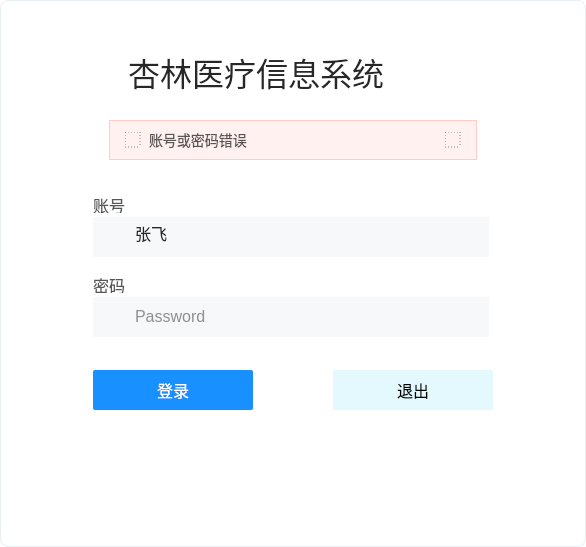
<?xml version="1.0" encoding="UTF-8"?>
<ui version="4.0">
 <class>LoginPage</class>
 <widget class="QWidget" name="LoginPage">
  <property name="geometry">
   <rect>
    <x>0</x>
    <y>0</y>
    <width>586</width>
    <height>547</height>
   </rect>
  </property>
  <property name="minimumSize">
   <size>
    <width>0</width>
    <height>0</height>
   </size>
  </property>
  <property name="windowTitle">
   <string>Form</string>
  </property>
  <property name="styleSheet">
   <string notr="true">#LoginPage
{
background:#FFFFFF;
border-radius:8px;
border-bottom-left-radius:8px;
border-bottom-right-radius:8px;
border:1px solid #E9EEF5;
	border-image: url(:/icons/images/background.jpg);
}
</string>
  </property>
  <layout class="QVBoxLayout" name="verticalLayout_7">
   <property name="spacing">
    <number>24</number>
   </property>
   <property name="leftMargin">
    <number>84</number>
   </property>
   <property name="topMargin">
    <number>0</number>
   </property>
   <property name="rightMargin">
    <number>84</number>
   </property>
   <property name="bottomMargin">
    <number>48</number>
   </property>
   <item>
    <layout class="QVBoxLayout" name="verticalLayout_6">
     <property name="spacing">
      <number>0</number>
     </property>
     <item>
      <widget class="QWidget" name="widget_title" native="true">
       <property name="minimumSize">
        <size>
         <width>0</width>
         <height>48</height>
        </size>
       </property>
      </widget>
     </item>
     <item>
      <widget class="QWidget" name="widget" native="true">
       <property name="sizePolicy">
        <sizepolicy hsizetype="Fixed" vsizetype="Fixed">
         <horstretch>0</horstretch>
         <verstretch>0</verstretch>
        </sizepolicy>
       </property>
       <layout class="QHBoxLayout" name="horizontalLayout">
        <property name="topMargin">
         <number>0</number>
        </property>
        <property name="bottomMargin">
         <number>0</number>
        </property>
        <item>
         <spacer name="horizontalSpacer">
          <property name="orientation">
           <enum>Qt::Horizontal</enum>
          </property>
          <property name="sizeHint" stdset="0">
           <size>
            <width>35</width>
            <height>20</height>
           </size>
          </property>
         </spacer>
        </item>
        <item>
         <widget class="QLabel" name="label">
          <property name="styleSheet">
           <string notr="true">font-size:32px;
font-weight:normal;
color:rgba(0,0,0,0.85);</string>
          </property>
          <property name="text">
           <string>杏林医疗信息系统</string>
          </property>
         </widget>
        </item>
        <item>
         <spacer name="horizontalSpacer_2">
          <property name="orientation">
           <enum>Qt::Horizontal</enum>
          </property>
          <property name="sizeHint" stdset="0">
           <size>
            <width>9</width>
            <height>20</height>
           </size>
          </property>
         </spacer>
        </item>
       </layout>
      </widget>
     </item>
    </layout>
   </item>
   <item>
    <widget class="QWidget" name="widget_2" native="true">
     <layout class="QHBoxLayout" name="horizontalLayout_6">
      <property name="spacing">
       <number>0</number>
      </property>
      <property name="leftMargin">
       <number>0</number>
      </property>
      <property name="topMargin">
       <number>0</number>
      </property>
      <property name="rightMargin">
       <number>0</number>
      </property>
      <property name="bottomMargin">
       <number>0</number>
      </property>
      <item>
       <layout class="QHBoxLayout" name="horizontalLayout_5">
        <property name="spacing">
         <number>0</number>
        </property>
        <item>
         <widget class="QWidget" name="widget_error_hint" native="true">
          <property name="minimumSize">
           <size>
            <width>368</width>
            <height>40</height>
           </size>
          </property>
          <property name="maximumSize">
           <size>
            <width>368</width>
            <height>40</height>
           </size>
          </property>
          <property name="styleSheet">
           <string notr="true">background:#FFF1F0;
border: 1px solid #FFCCC7;</string>
          </property>
          <layout class="QHBoxLayout" name="horizontalLayout_2" stretch="0,1,0">
           <property name="spacing">
            <number>8</number>
           </property>
           <property name="leftMargin">
            <number>16</number>
           </property>
           <property name="rightMargin">
            <number>16</number>
           </property>
           <item>
            <widget class="QLabel" name="label_account_error_left">
             <property name="sizePolicy">
              <sizepolicy hsizetype="Fixed" vsizetype="Fixed">
               <horstretch>0</horstretch>
               <verstretch>0</verstretch>
              </sizepolicy>
             </property>
             <property name="minimumSize">
              <size>
               <width>16</width>
               <height>16</height>
              </size>
             </property>
             <property name="maximumSize">
              <size>
               <width>16</width>
               <height>16</height>
              </size>
             </property>
             <property name="styleSheet">
              <string notr="true">border:1px dashed rgba(0, 0, 0, 0.45);
border-image: url(:/icons/images/icon_error.png);</string>
             </property>
             <property name="text">
              <string/>
             </property>
             <property name="pixmap">
              <pixmap>../../res/images/login_account_error_left.png</pixmap>
             </property>
             <property name="scaledContents">
              <bool>true</bool>
             </property>
            </widget>
           </item>
           <item>
            <widget class="QLabel" name="label_info">
             <property name="styleSheet">
              <string notr="true">font-weight: normal;
color: rgba(0,0,0,0.65);
font-size:14px;
border:none;</string>
             </property>
             <property name="text">
              <string>账号或密码错误</string>
             </property>
            </widget>
           </item>
           <item>
            <widget class="QPushButton" name="btn_account_error_right">
             <property name="minimumSize">
              <size>
               <width>16</width>
               <height>16</height>
              </size>
             </property>
             <property name="maximumSize">
              <size>
               <width>16</width>
               <height>16</height>
              </size>
             </property>
             <property name="styleSheet">
              <string notr="true">border-image: url(:/icons/images/login_account_error_right.png);
border:1px dashed rgba(0, 0, 0, 0.45);</string>
             </property>
             <property name="text">
              <string/>
             </property>
             <property name="iconSize">
              <size>
               <width>16</width>
               <height>15</height>
              </size>
             </property>
            </widget>
           </item>
          </layout>
         </widget>
        </item>
       </layout>
      </item>
     </layout>
    </widget>
   </item>
   <item>
    <widget class="QWidget" name="widget_4" native="true">
     <layout class="QVBoxLayout" name="verticalLayout_5">
      <property name="spacing">
       <number>0</number>
      </property>
      <item>
       <layout class="QVBoxLayout" name="verticalLayout_3">
        <property name="spacing">
         <number>16</number>
        </property>
        <property name="sizeConstraint">
         <enum>QLayout::SetDefaultConstraint</enum>
        </property>
        <item>
         <layout class="QVBoxLayout" name="verticalLayout">
          <property name="spacing">
           <number>4</number>
          </property>
          <item>
           <widget class="QLabel" name="label_6">
            <property name="minimumSize">
             <size>
              <width>0</width>
              <height>20</height>
             </size>
            </property>
            <property name="styleSheet">
             <string notr="true">font-size: 16px;
font-weight: normal;
color: #565757;</string>
            </property>
            <property name="text">
             <string>账号</string>
            </property>
            <property name="alignment">
             <set>Qt::AlignLeading|Qt::AlignLeft|Qt::AlignTop</set>
            </property>
           </widget>
          </item>
          <item>
           <widget class="QWidget" name="widget_user" native="true">
            <property name="sizePolicy">
             <sizepolicy hsizetype="Fixed" vsizetype="Fixed">
              <horstretch>0</horstretch>
              <verstretch>0</verstretch>
             </sizepolicy>
            </property>
            <property name="minimumSize">
             <size>
              <width>396</width>
              <height>40</height>
             </size>
            </property>
            <property name="styleSheet">
             <string notr="true">background: #F7F8FA;</string>
            </property>
            <layout class="QHBoxLayout" name="horizontalLayout_3" stretch="0,1">
             <property name="spacing">
              <number>8</number>
             </property>
             <property name="leftMargin">
              <number>16</number>
             </property>
             <property name="topMargin">
              <number>8</number>
             </property>
             <property name="rightMargin">
              <number>16</number>
             </property>
             <property name="bottomMargin">
              <number>8</number>
             </property>
             <item>
              <widget class="QLabel" name="label_5">
               <property name="sizePolicy">
                <sizepolicy hsizetype="Fixed" vsizetype="Fixed">
                 <horstretch>0</horstretch>
                 <verstretch>0</verstretch>
                </sizepolicy>
               </property>
               <property name="minimumSize">
                <size>
                 <width>16</width>
                 <height>16</height>
                </size>
               </property>
               <property name="styleSheet">
                <string notr="true">border-image: url(:/icons/images/login_user.png);</string>
               </property>
               <property name="text">
                <string/>
               </property>
              </widget>
             </item>
             <item>
              <widget class="QLineEdit" name="lineedit_user">
               <property name="minimumSize">
                <size>
                 <width>0</width>
                 <height>24</height>
                </size>
               </property>
               <property name="styleSheet">
                <string notr="true">font-size: 16px;
font-weight: normal;
color: rgba(0,0,0,0.85);
background:transparent;
border:none;</string>
               </property>
               <property name="text">
                <string>张飞</string>
               </property>
              </widget>
             </item>
            </layout>
           </widget>
          </item>
         </layout>
        </item>
        <item>
         <layout class="QVBoxLayout" name="verticalLayout_2">
          <property name="spacing">
           <number>4</number>
          </property>
          <property name="sizeConstraint">
           <enum>QLayout::SetDefaultConstraint</enum>
          </property>
          <item>
           <widget class="QLabel" name="label_7">
            <property name="minimumSize">
             <size>
              <width>0</width>
              <height>20</height>
             </size>
            </property>
            <property name="styleSheet">
             <string notr="true">font-size: 16px;
font-weight: normal;
color: #565757;</string>
            </property>
            <property name="text">
             <string>密码</string>
            </property>
            <property name="alignment">
             <set>Qt::AlignLeading|Qt::AlignLeft|Qt::AlignTop</set>
            </property>
           </widget>
          </item>
          <item>
           <widget class="QWidget" name="widget_passwd" native="true">
            <property name="sizePolicy">
             <sizepolicy hsizetype="Fixed" vsizetype="Fixed">
              <horstretch>0</horstretch>
              <verstretch>0</verstretch>
             </sizepolicy>
            </property>
            <property name="minimumSize">
             <size>
              <width>396</width>
              <height>40</height>
             </size>
            </property>
            <property name="styleSheet">
             <string notr="true">#widget_passwd
{
background: #F7F8FA;
}
</string>
            </property>
            <layout class="QHBoxLayout" name="horizontalLayout_4" stretch="0,0">
             <property name="spacing">
              <number>8</number>
             </property>
             <property name="leftMargin">
              <number>16</number>
             </property>
             <property name="rightMargin">
              <number>16</number>
             </property>
             <item>
              <widget class="QLabel" name="label_8">
               <property name="sizePolicy">
                <sizepolicy hsizetype="Fixed" vsizetype="Fixed">
                 <horstretch>0</horstretch>
                 <verstretch>0</verstretch>
                </sizepolicy>
               </property>
               <property name="minimumSize">
                <size>
                 <width>16</width>
                 <height>16</height>
                </size>
               </property>
               <property name="styleSheet">
                <string notr="true">border-image: url(:/icons/images/login_passwd.png);</string>
               </property>
               <property name="text">
                <string/>
               </property>
              </widget>
             </item>
             <item>
              <widget class="QLineEdit" name="lineedit_passwd">
               <property name="styleSheet">
                <string notr="true">font-size: 16px;
font-weight: normal;
color: #252525;
background:transparent;
border:none;
lineedit-password-character: 42;


</string>
               </property>
               <property name="text">
                <string/>
               </property>
               <property name="echoMode">
                <enum>QLineEdit::Password</enum>
               </property>
               <property name="placeholderText">
                <string>Password</string>
               </property>
              </widget>
             </item>
            </layout>
           </widget>
          </item>
         </layout>
        </item>
       </layout>
      </item>
     </layout>
    </widget>
   </item>
   <item>
    <widget class="QWidget" name="widget_3" native="true">
     <property name="minimumSize">
      <size>
       <width>368</width>
       <height>40</height>
      </size>
     </property>
     <property name="styleSheet">
      <string notr="true">background:transparent;
border:none;</string>
     </property>
     <layout class="QHBoxLayout" name="horizontalLayout_7">
      <property name="spacing">
       <number>0</number>
      </property>
      <property name="leftMargin">
       <number>9</number>
      </property>
      <property name="topMargin">
       <number>0</number>
      </property>
      <property name="rightMargin">
       <number>9</number>
      </property>
      <property name="bottomMargin">
       <number>0</number>
      </property>
      <item>
       <widget class="QPushButton" name="btn_login">
        <property name="minimumSize">
         <size>
          <width>160</width>
          <height>40</height>
         </size>
        </property>
        <property name="styleSheet">
         <string notr="true">QPushButton{
background: #1890FF;
border-radius:2px;
font-size: 16px;
font-weight: normal;
color: #FFFFFF;
}

QPushButton:pressed{
background:#07689f;
}
</string>
        </property>
        <property name="text">
         <string>登录</string>
        </property>
       </widget>
      </item>
      <item>
       <spacer name="horizontalSpacer_3">
        <property name="orientation">
         <enum>Qt::Horizontal</enum>
        </property>
        <property name="sizeHint" stdset="0">
         <size>
          <width>43</width>
          <height>20</height>
         </size>
        </property>
       </spacer>
      </item>
      <item>
       <widget class="QPushButton" name="btn_quit">
        <property name="minimumSize">
         <size>
          <width>160</width>
          <height>40</height>
         </size>
        </property>
        <property name="styleSheet">
         <string notr="true">QPushButton:pressed{
background:#dde7f2;
}
QPushButton{
background: #e3f9fd;
border-radius:2px;
font-size: 16px;
font-weight: normal;
color: c4dcdf;
}
</string>
        </property>
        <property name="text">
         <string>退出</string>
        </property>
       </widget>
      </item>
     </layout>
    </widget>
   </item>
   <item>
    <layout class="QVBoxLayout" name="verticalLayout_4">
     <property name="spacing">
      <number>0</number>
     </property>
     <item>
      <widget class="QLabel" name="label_10">
       <property name="sizePolicy">
        <sizepolicy hsizetype="Fixed" vsizetype="Fixed">
         <horstretch>0</horstretch>
         <verstretch>0</verstretch>
        </sizepolicy>
       </property>
       <property name="minimumSize">
        <size>
         <width>368</width>
         <height>22</height>
        </size>
       </property>
       <property name="styleSheet">
        <string notr="true">font-size: 14px;
font-weight: normal;
color: #565757;
background:none;
padding-left:64px;
</string>
       </property>
       <property name="text">
        <string/>
       </property>
      </widget>
     </item>
     <item>
      <widget class="QPushButton" name="btn_create_account">
       <property name="sizePolicy">
        <sizepolicy hsizetype="Fixed" vsizetype="Fixed">
         <horstretch>0</horstretch>
         <verstretch>0</verstretch>
        </sizepolicy>
       </property>
       <property name="minimumSize">
        <size>
         <width>368</width>
         <height>22</height>
        </size>
       </property>
       <property name="styleSheet">
        <string notr="true">font-size: 14px;
font-weight: normal;
color: #1890FF;
background:0xdfbe6f;
border:none;</string>
       </property>
       <property name="text">
        <string/>
       </property>
      </widget>
     </item>
    </layout>
   </item>
   <item>
    <spacer name="verticalSpacer">
     <property name="orientation">
      <enum>Qt::Vertical</enum>
     </property>
     <property name="sizeHint" stdset="0">
      <size>
       <width>20</width>
       <height>40</height>
      </size>
     </property>
    </spacer>
   </item>
  </layout>
 </widget>
 <resources/>
 <connections/>
</ui>
